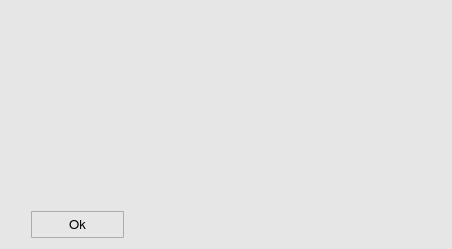
<?xml version="1.0" encoding="UTF-8"?>
<ui version="4.0">
 <class>aboutStandard</class>
 <widget class="QWidget" name="aboutStandard">
  <property name="geometry">
   <rect>
    <x>0</x>
    <y>0</y>
    <width>452</width>
    <height>249</height>
   </rect>
  </property>
  <property name="sizePolicy">
   <sizepolicy hsizetype="Preferred" vsizetype="Preferred">
    <horstretch>0</horstretch>
    <verstretch>0</verstretch>
   </sizepolicy>
  </property>
  <property name="minimumSize">
   <size>
    <width>450</width>
    <height>0</height>
   </size>
  </property>
  <property name="maximumSize">
   <size>
    <width>452</width>
    <height>16777215</height>
   </size>
  </property>
  <property name="font">
   <font>
    <family>FreeSans</family>
    <pointsize>10</pointsize>
    <weight>50</weight>
    <bold>false</bold>
    <stylestrategy>PreferAntialias</stylestrategy>
    <kerning>true</kerning>
   </font>
  </property>
  <property name="windowTitle">
   <string>About ASMM XML Standard</string>
  </property>
  <property name="windowIcon">
   <iconset>
    <normaloff>icons/xml_icon.png</normaloff>icons/xml_icon.png</iconset>
  </property>
  <property name="styleSheet">
   <string notr="true">QWidget {
	background-color: rgb(230,230,230);
}</string>
  </property>
  <layout class="QGridLayout" name="gridLayout">
   <item row="0" column="0">
    <layout class="QVBoxLayout" name="verticalLayout_2">
     <item>
      <layout class="QHBoxLayout" name="horizontalLayout">
       <item>
        <layout class="QVBoxLayout" name="verticalLayout">
         <item>
          <widget class="QLabel" name="aw_label_2">
           <property name="minimumSize">
            <size>
             <width>50</width>
             <height>50</height>
            </size>
           </property>
           <property name="maximumSize">
            <size>
             <width>50</width>
             <height>50</height>
            </size>
           </property>
           <property name="text">
            <string/>
           </property>
           <property name="pixmap">
            <pixmap>icons/xml_popup_icon.svg</pixmap>
           </property>
           <property name="scaledContents">
            <bool>true</bool>
           </property>
          </widget>
         </item>
         <item>
          <spacer name="verticalSpacer">
           <property name="orientation">
            <enum>Qt::Vertical</enum>
           </property>
           <property name="sizeHint" stdset="0">
            <size>
             <width>20</width>
             <height>40</height>
            </size>
           </property>
          </spacer>
         </item>
        </layout>
       </item>
       <item>
        <spacer name="horizontalSpacer">
         <property name="orientation">
          <enum>Qt::Horizontal</enum>
         </property>
         <property name="sizeType">
          <enum>QSizePolicy::Fixed</enum>
         </property>
         <property name="sizeHint" stdset="0">
          <size>
           <width>20</width>
           <height>20</height>
          </size>
         </property>
        </spacer>
       </item>
       <item>
        <widget class="QLabel" name="aw_label_1">
         <property name="sizePolicy">
          <sizepolicy hsizetype="Preferred" vsizetype="Preferred">
           <horstretch>0</horstretch>
           <verstretch>0</verstretch>
          </sizepolicy>
         </property>
         <property name="minimumSize">
          <size>
           <width>341</width>
           <height>170</height>
          </size>
         </property>
         <property name="maximumSize">
          <size>
           <width>341</width>
           <height>16777215</height>
          </size>
         </property>
         <property name="font">
          <font>
           <family>FreeSans</family>
           <pointsize>10</pointsize>
           <weight>50</weight>
           <bold>false</bold>
           <stylestrategy>PreferAntialias</stylestrategy>
           <kerning>true</kerning>
          </font>
         </property>
         <property name="frameShape">
          <enum>QFrame::NoFrame</enum>
         </property>
         <property name="frameShadow">
          <enum>QFrame::Plain</enum>
         </property>
         <property name="lineWidth">
          <number>1</number>
         </property>
         <property name="midLineWidth">
          <number>0</number>
         </property>
         <property name="text">
          <string>&lt;html&gt;&lt;head/&gt;&lt;body&gt;&lt;p&gt;&lt;br/&gt;&lt;/p&gt;&lt;/body&gt;&lt;/html&gt;</string>
         </property>
         <property name="textFormat">
          <enum>Qt::AutoText</enum>
         </property>
         <property name="scaledContents">
          <bool>false</bool>
         </property>
         <property name="alignment">
          <set>Qt::AlignJustify|Qt::AlignTop</set>
         </property>
         <property name="wordWrap">
          <bool>true</bool>
         </property>
        </widget>
       </item>
      </layout>
     </item>
     <item>
      <spacer name="verticalSpacer_2">
       <property name="orientation">
        <enum>Qt::Vertical</enum>
       </property>
       <property name="sizeType">
        <enum>QSizePolicy::Fixed</enum>
       </property>
       <property name="sizeHint" stdset="0">
        <size>
         <width>20</width>
         <height>10</height>
        </size>
       </property>
      </spacer>
     </item>
     <item>
      <layout class="QHBoxLayout" name="horizontalLayout_2">
       <item>
        <spacer name="horizontalSpacer_3">
         <property name="orientation">
          <enum>Qt::Horizontal</enum>
         </property>
         <property name="sizeType">
          <enum>QSizePolicy::Fixed</enum>
         </property>
         <property name="sizeHint" stdset="0">
          <size>
           <width>20</width>
           <height>20</height>
          </size>
         </property>
        </spacer>
       </item>
       <item>
        <widget class="QToolButton" name="aw_okButton">
         <property name="minimumSize">
          <size>
           <width>93</width>
           <height>27</height>
          </size>
         </property>
         <property name="maximumSize">
          <size>
           <width>93</width>
           <height>27</height>
          </size>
         </property>
         <property name="font">
          <font>
           <family>FreeSans</family>
           <pointsize>10</pointsize>
           <weight>50</weight>
           <bold>false</bold>
           <stylestrategy>PreferDefault</stylestrategy>
           <kerning>true</kerning>
          </font>
         </property>
         <property name="styleSheet">
          <string notr="true">QToolButton {
	border: 1px solid #acacac;
	border-radius: 1px;
	background-color: qlineargradient(x1:0, y1:0, x2:0, y2:1,
									stop:0 #f0f0f0, stop:1 #e5e5e5);
}

QToolButton:hover {
	border: 1px solid #7eb4ea;
	border-radius: 1px;
	background-color: qlineargradient(x1:0, y1:0, x2:0, y2:1,
									stop:0 #ecf4fc, stop:1 #dcecfc);
}

QToolButton:pressed {
	border: 1px solid #579de5;
	border-radius: 1px;
	background-color: qlineargradient(x1:0, y1:0, x2:0, y2:1,
									stop:0 #daecfc, stop:1 #c4e0fc);
}</string>
         </property>
         <property name="text">
          <string>Ok</string>
         </property>
        </widget>
       </item>
       <item>
        <spacer name="horizontalSpacer_4">
         <property name="orientation">
          <enum>Qt::Horizontal</enum>
         </property>
         <property name="sizeHint" stdset="0">
          <size>
           <width>40</width>
           <height>20</height>
          </size>
         </property>
        </spacer>
       </item>
      </layout>
     </item>
    </layout>
   </item>
  </layout>
 </widget>
 <resources/>
 <connections/>
</ui>
